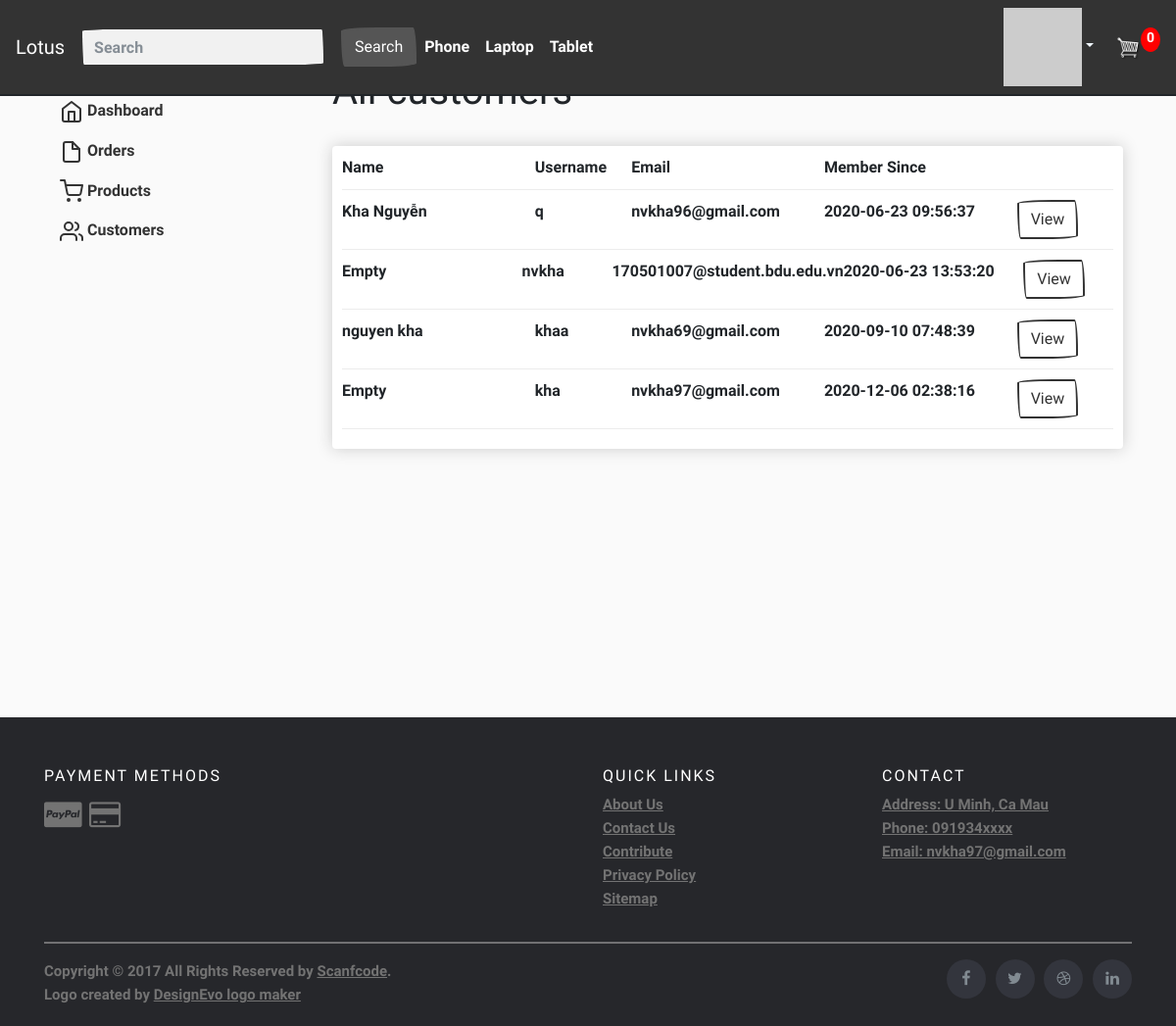
The app's page /admin/customers/ (signed in) with its own data.
### tables this page shows
CREATE TABLE "users" (
	"id"	INTEGER NOT NULL,
	"username"	varchar(255) NOT NULL,
	"hash"	TEXT NOT NULL,
	"email"	varchar(255) NOT NULL UNIQUE,
	"confirm"	BOOLEAN NOT NULL DEFAULT 0,
	"realname"	nvarchar(255),
	"location"	nvarchar(255),
	"member_since"	DATETIME,
	"last_seen"	DATETIME,
	"about_me"	TEXT,
	"image"	TEXT,
	"role"	BOOLEAN DEFAULT 1,
	PRIMARY KEY("id" AUTOINCREMENT)
);

### app.py (the view)
@app.route("/admin/customers/", methods=["GET", "POST"])
@login_required
def customers():
    cartData = CartData()
    customers = db.execute("SELECT * FROM users")
    page = request.args.get(get_page_parameter(), type=int, default=1)
    data = []
    for i in range(10 * (page - 1), (page - 1) * 10 + 10):
        try:
            data.append(customers[i])
        except:
            break
    pagination = Pagination(page=page,css_framework='bootstrap4', total=len(customers), RECORD_NAME="customers", per_page=10)
    return render_template("/adminpage/customers.html", customers=data, numberCart=cartData["numberItem"], pagination=pagination)

### app.py (called while the page is built)
@app.after_request
def after_request(response):
    response.headers["Cache-Control"] = "no-cache, no-store, must-revalidate"
    response.headers["Expires"] = 0
    response.headers["Pragma"] = "no-cache"
    return response

@app.before_request
def before_request():
  if session.get("user_id"):
      db.execute("UPDATE users SET last_seen=? WHERE id=?", datetime.utcnow(), session["user_id"])

### helpers.py (called while the page is built)
def login_required(f):
    @wraps(f)
    def decorated_function(*args, **kwargs):
        if session.get("user_id") is None:
            return redirect("/login")
        return f(*args, **kwargs)
    return decorated_function

def gravatar(email, size=100, default='identicon', rating='g'):
    url = 'http://www.gravatar.com/avatar'
    hash = hashlib.md5(email.encode('utf-8')).hexdigest()
    return '{url}/{hash}?s={size}&d={default}&r={rating}'.format(
        url=url, hash=hash, size=size, default=default, rating=rating)

def CartData():
    if session.get("user_id"):
        try:
            order = db.execute("SELECT * FROM orders WHERE user_id=? AND complete=?", session.get("user_id"), 0)
            order_detail = db.execute("SELECT * FROM order_detail WHERE order_id=?", order[0]['id'])
            numberItem = int(len(order_detail))
            total = db.execute("SELECT SUM(price * quantity) FROM order_detail WHERE order_id=?", order[0]['id'])
        except:
            order_detail = None
            numberItem = 0
            total = 0
        return {"items": order_detail, "numberItem": numberItem, "total": total}
    else:
        cookieData = cookieCart()
        return {"items": cookieData['items'], "numberItem": cookieData['numberItem'], "total": cookieData['total']}

def getAllNameProduct():
    all_products = db.execute("SELECT * FROM products")
    list_product_name = ""
    for product in all_products:
        list_product_name += product["name"] + ","
    return list_product_name

### templates/adminpage/customers.html (shortened to what this page needs)
{% extends 'sell.html' %}
{% block div %}
    <h1>All customers</h1>
    <br>
    <div class="box-element">
    <div class="cart-row">
        <div style="flex: 2">Name</div>
        <div style="flex: 1">Username</div>
        <div style="flex: 2">Email</div>
        <div style="flex: 2">Member Since</div>
        <div style="flex: 1"></div>
    </div>
        {% for customer in customers %}
            <div class="cart-row">
                <div style="flex: 2">{% if customer.realname %} {{ customer.realname }} {% else %} Empty {% endif %}</div>
                <div style="flex: 1">{{ customer.username }}</div>
                <div style="flex: 2">{{ customer.email }}</div>
                <div style="flex: 2">{{ customer.member_since }}</div>
                <div style="flex: 1"><a href="{{ url_for('user', username=customer.username) }}" class="btn btn-outline-primary">View</a></div>
            </div>
        {% endfor %}
    </div>
    <br>
{% endblock %}

### static/css/main.css (style rules this page uses)
body { background-color: hsl(0, 0%, 98%); padding-top: 45px; }
.box-element { box-shadow:hsl(0, 0%, 80%) 0 0 16px; background-color: #fff; border-radius: 4px; padding: 10px; }
.cart-row { display: flex; align-items: flex-stretch; padding-bottom: 10px; margin-bottom: 10px; border-bottom: 1px solid #ececec; }

### records on screen
users: realname "Kha Nguyễn", username "q", email "nvkha96@gmail.com", member_since "2020-06-23 09:56:37"
users: shows "Empty", username "nvkha", email "170501007@student.bdu.edu.vn", member_since "2020-06-23 13:53:20"
users: realname "nguyen kha", username "khaa", email "nvkha69@gmail.com", member_since "2020-09-10 07:48:39"
users: shows "Empty", username "kha", email "nvkha97@gmail.com", member_since "2020-12-06 02:38:16"

### other values on screen
{{ numberCart }} "0"
